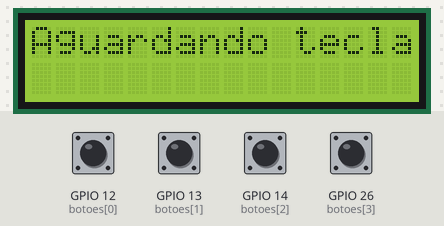
This sketch was run on a simulated ESP32. On the bench: 16×2 character LCD. Inputs (shaded band) come from the test bench; at power-on: GPIO 12 (botoes[0]), GPIO 13 (botoes[1]), GPIO 14 (botoes[2]), GPIO 26 (botoes[3]) HIGH.

Above: at 1.2 s.
1.3 s: GPIO 12 (botoes[0]) pulled LOW for 0.15 s
At 2.4 s:
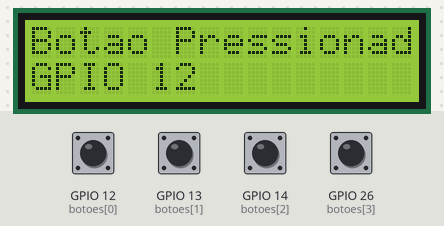
2.9 s: GPIO 13 (botoes[1]) pulled LOW for 0.15 s
At 3.6 s:
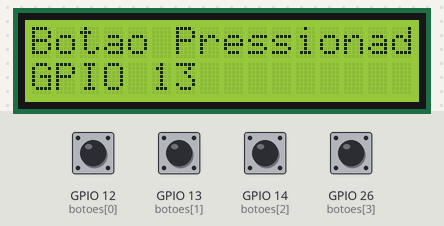
4.5 s: GPIO 14 (botoes[2]) pulled LOW for 0.15 s
At 4.8 s:
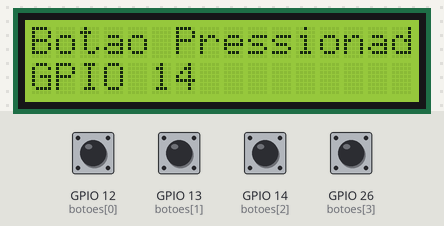
6.1 s: GPIO 26 (botoes[3]) pulled LOW for 0.15 s
At 7.2 s:
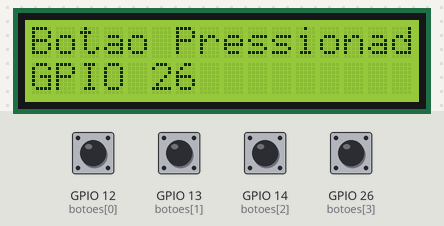
Timing chart, 0 to 8.7 s (numbered marks = the images above; inputs shaded):
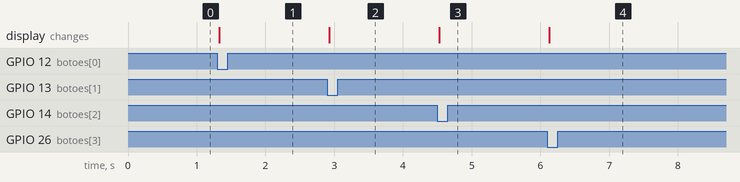

The sketch:

botoes_input.ino
```cpp
//#define LED_BUILTIN 2  // LED interno do ESP32
//
//// Pinos dos botões
//const int botoes[] = { 12, 13, 14};
//
//// 2
//// 12
//// 13
//// 14
//
//
//// Quantidade de piscadas para cada botão
//const int piscadas[] = { 2, 3, 4};
//
//void setup() {
//    pinMode(LED_BUILTIN, OUTPUT);
//
//    for (int i = 0; i < 4; i++) {
//        pinMode(botoes[i], INPUT_PULLUP);  // Configura os botões como entrada com pull-up interno
//    }
//}
//
//void loop() {
//    for (int i = 0; i < 4; i++) {
//        if (digitalRead(botoes[i]) == LOW) {  // Botão pressionado
//            piscarLED(piscadas[i]);  // Pisca o LED o número correspondente de vezes
//            delay(500);  // Pequeno delay para evitar leituras repetidas
//        }
//    }
//}
//
//void piscarLED(int vezes) {
//    for (int i = 0; i < vezes; i++) {
//        digitalWrite(LED_BUILTIN, HIGH);
//        delay(200);
//        digitalWrite(LED_BUILTIN, LOW);
//        delay(200);
//    }
//}


#include <Wire.h> // Biblioteca para comunicação I2C
#include <LiquidCrystal_I2C.h> // Biblioteca para o display LCD 16x2 via I2C

#define COLS 16  // Número de colunas do display
#define LINS 2   // Número de linhas do display
#define ENDE 0x27 // Endereço do display I2C

LiquidCrystal_I2C lcd(ENDE, COLS, LINS); // Objeto do display

// Pinos dos botões (usando GPIOs 2, 12, 13 e 14)
const int botoes[] = {12, 13, 14, 26};

//14 seta esquerda

//13 seta direita

//12 play

//26 circulo


//disposição no painel
// (12)    (26)

// (14)    (13)

void setup() {
    lcd.init();    // Inicializa o display
    lcd.clear();   // Limpa a tela
    lcd.backlight(); // Acende o backlight do LCD

    for (int i = 0; i < 4; i++) {
        pinMode(botoes[i], INPUT_PULLUP);  // Configura os botões como entrada com pull-up interno
    }

    lcd.setCursor(0, 0);
    lcd.print("Aguardando tecla...");
}

void loop() {
    for (int i = 0; i < 4; i++) {
        if (digitalRead(botoes[i]) == LOW) {  // Botão pressionado
            lcd.clear();
            lcd.setCursor(0, 0);
            lcd.print("Botao Pressionado:");

            lcd.setCursor(0, 1);
            lcd.print("GPIO ");
            lcd.print(botoes[i]);  // Mostra o número do pino pressionado

            delay(500);  // Pequeno delay para evitar leituras repetidas
        }
    }
}
```

Measured:
- after the input at 1.3 s, the display: changes at once (image 1)
- after the input at 2.9 s, the display: changes at once (image 2)
- after the input at 4.5 s, the display: changes at once (image 3)
- after the input at 6.1 s, the display: changes at once (image 4)
